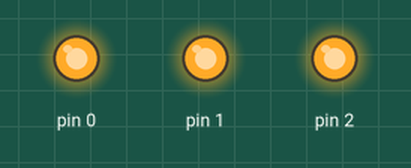
Recording of a sketch running on a simulated Arduino Uno, built with avr-gcc and run on an emulated ATmega328P. Shown: output pins drawn as LEDs (lit = HIGH). Random numbers use the default seed unless the sketch sets one.

Above: at 0.1 s.
Timing chart, 0 to 1.6 s (numbered marks = the images above):
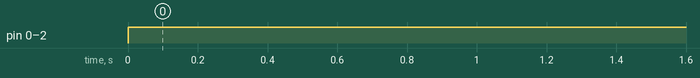

The sketch:

Basic_-_Flickering_Candle.ino
```cpp
void setup()
{
  pinMode(2, OUTPUT);
  pinMode(1, OUTPUT);
  pinMode(0, OUTPUT);
}

void loop()
{
  analogWrite(2, random(120) + 135);
  analogWrite(1, random(120) + 135);
  analogWrite(0, random(120) + 135);
  delay(random(100));
}
```

Measured:
- by itself, pin 0–2: LOW → HIGH at 0.00 s
